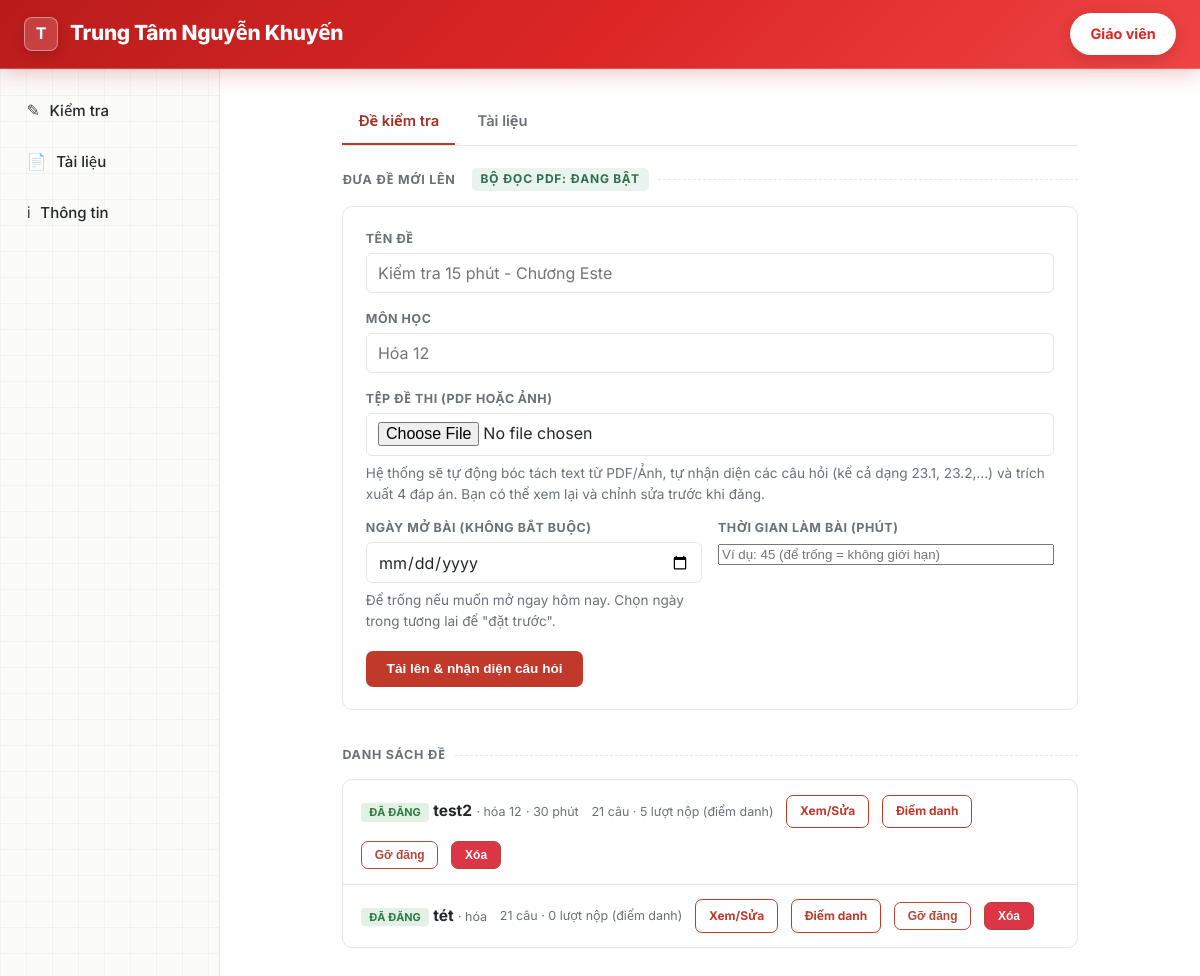
/admin, run on an earlier commit of the app's database.
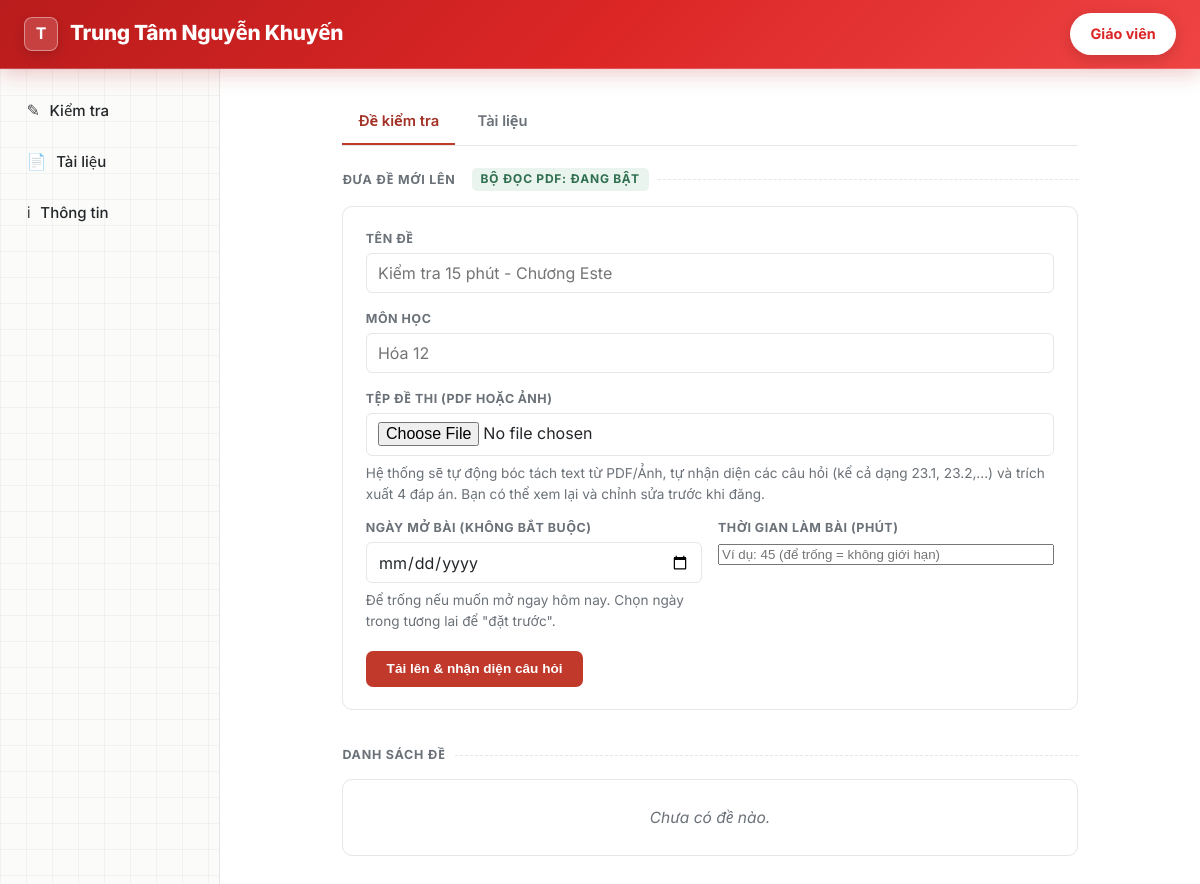
And on a later commit of the database.
### tables this page shows
CREATE TABLE exams (
            id INTEGER PRIMARY KEY AUTOINCREMENT,
            title TEXT NOT NULL,
            subject TEXT,
            source_image TEXT,
            raw_ocr_text TEXT,
            status TEXT NOT NULL DEFAULT 'draft',
            available_date TEXT,
            time_limit_minutes INTEGER,
            created_at TEXT NOT NULL
        );

### app.py (the view)
@app.route("/admin")
def admin_home():
    db = get_db()
    exams = db.execute("SELECT * FROM exams ORDER BY created_at DESC").fetchall()
    exam_stats = {}
    for e in exams:
        n_questions = db.execute("SELECT COUNT(*) c FROM questions WHERE exam_id=?", (e["id"],)).fetchone()["c"]
        n_submissions = db.execute(
            "SELECT COUNT(*) c FROM submissions s JOIN tests t ON s.test_id=t.id WHERE t.exam_id=?", (e["id"],)
        ).fetchone()["c"]
        exam_stats[e["id"]] = {"n_questions": n_questions, "n_submissions": n_submissions}
    return render_template(
        "admin_home.html", center_name=CENTER_NAME, exams=exams, exam_stats=exam_stats,
        ocr_available=(PADDLE_AVAILABLE or OCR_AVAILABLE), pdf_available=PDF_AVAILABLE,
        active="admin", admin_tab="exams",
    )

### app.py (called while the page is built)
def get_db():
    if "db" not in g:
        g.db = sqlite3.connect(DB_PATH)
        g.db.row_factory = sqlite3.Row
        g.db.execute("PRAGMA foreign_keys = ON")
    return g.db

### templates/admin_home.html (shortened to what this page needs)
{% extends "base.html" %}
{% block content %}
  {% include "_admin_tabs.html" %}
  <div class="section-label">
    Đưa đề mới lên
    {% if pdf_available %}
      <span class="badge-note">Bộ đọc PDF: đang bật</span>
    {% else %}
      <span class="badge-note off">Chưa cài PyMuPDF</span>
    {% endif %}
  </div>
  <form class="card-form" method="POST" action="{{ url_for('admin_upload') }}" enctype="multipart/form-data">
    <label>Tên đề</label>
    <input type="text" name="title" required placeholder="Kiểm tra 15 phút - Chương Este">
    <label>Môn học</label>
    <input type="text" name="subject" placeholder="Hóa 12">
    <label>Tệp đề thi (PDF hoặc Ảnh)</label>
    <input type="file" name="exam_image" accept="image/*,.pdf" required>
    <div class="hint">Hệ thống sẽ tự động bóc tách text từ PDF/Ảnh, tự nhận diện các câu hỏi (kể cả dạng 23.1, 23.2,...) và trích xuất 4 đáp án. Bạn có thể xem lại và chỉnh sửa trước khi đăng.</div>
    <div style="display: flex; gap: 1rem; margin-top: 0.8rem;">
      <div style="flex: 1;">
        <label>Ngày mở bài (không bắt buộc)</label>
        <input type="date" name="available_date" style="width: 100%;">
        <div class="hint">Để trống nếu muốn mở ngay hôm nay. Chọn ngày trong tương lai để "đặt trước".</div>
      </div>
      <div style="flex: 1;">
        <label>Thời gian làm bài (Phút)</label>
        <input type="number" name="time_limit_minutes" min="1" placeholder="Ví dụ: 45 (để trống = không giới hạn)" style="width: 100%;">
      </div>
    </div>
    <button class="btn" type="submit" style="margin-top: 1.2rem;">Tải lên &amp; nhận diện câu hỏi</button>
  </form>
  <div class="section-label" style="margin-top:2.2rem;">Danh sách đề</div>
  <div class="board">
    {% if exams %}
      {% for e in exams %}
        <div class="admin-exam-row">
          <div>
            <span class="status-chip {{ e['status'] }}">{{ 'Đã đăng' if e['status']=='published' else 'Bản nháp' }}</span>
            <span class="title">{{ e['title'] }}</span>
            {% if e['subject'] %}<span class="meta">&middot; {{ e['subject'] }}</span>{% endif %}
            {% if e['time_limit_minutes'] %}<span class="meta">&middot; {{ e['time_limit_minutes'] }} phút</span>{% endif %}
          </div>
          <div class="meta">{{ exam_stats[e['id']]['n_questions'] }} câu &middot; {{ exam_stats[e['id']]['n_submissions'] }} lượt nộp (điểm danh)</div>
          <a class="btn small secondary" href="{{ url_for('admin_edit_exam', exam_id=e['id']) }}">Xem/Sửa</a>
          <a class="btn small secondary" href="{{ url_for('admin_exam_submissions', exam_id=e['id']) }}">Điểm danh</a>
          {% if e['status'] == 'published' %}
            <form method="POST" action="{{ url_for('admin_unpublish_exam', exam_id=e['id']) }}" style="display:inline;">
              <button class="btn small danger" type="submit">Gỡ đăng</button>
            </form>
          {% else %}
            <form method="POST" action="{{ url_for('admin_publish_exam', exam_id=e['id']) }}" style="display:inline;">
              <button class="btn small" type="submit">Đăng cho học sinh</button>
            </form>
          {% endif %}
          <form method="POST" action="{{ url_for('admin_delete_exam', exam_id=e['id']) }}" style="display:inline;" onsubmit="return confirm('Bạn có chắc chắn muốn xóa hẳn đề thi này không? Hành động này không thể hoàn tác!');">
            <button class="btn small danger" type="submit" style="background-color: #dc3545; color: white;">Xóa</button>
          </form>
        </div>
      {% endfor %}
    {% else %}
      <div class="empty-note">Chưa có đề nào.</div>
    {% endif %}
  </div>
{% endblock %}

What changed in the data, as far as the page shows it:
removed exams: status "ĐÃ ĐĂNG", title "test2", subject "hóa 12", time_limit_minutes "30", exam_stats "21", exam_stats "5"
removed exams: status "ĐÃ ĐĂNG", title "tét", subject "hóa", exam_stats "21", exam_stats "0"
Also different on the page:
text now shown: "Chưa có đề nào."
